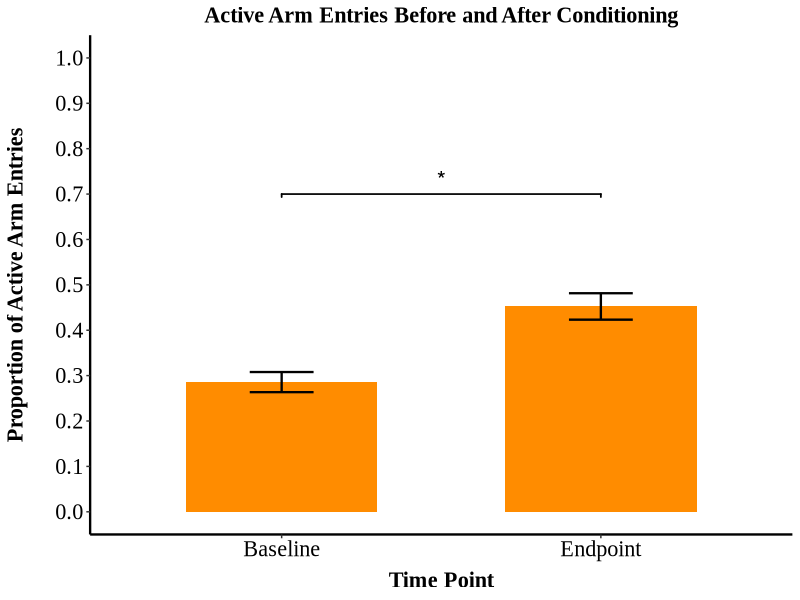
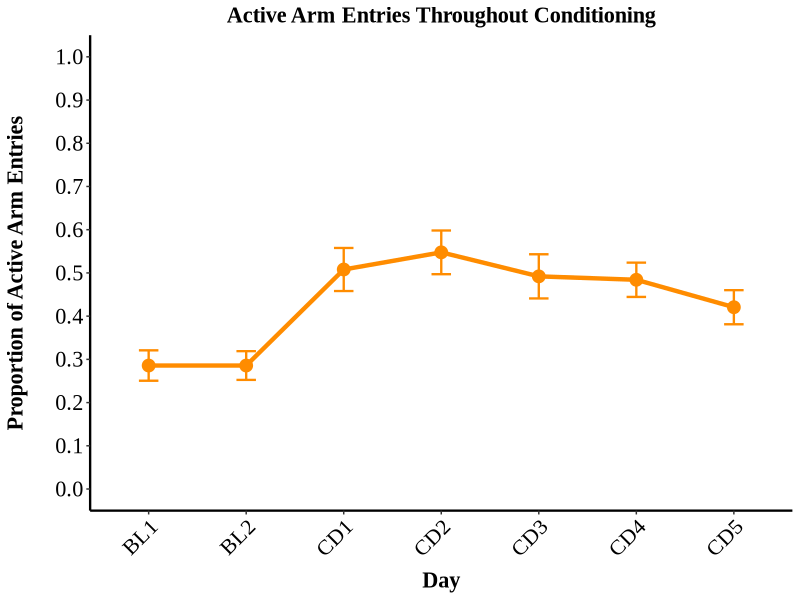
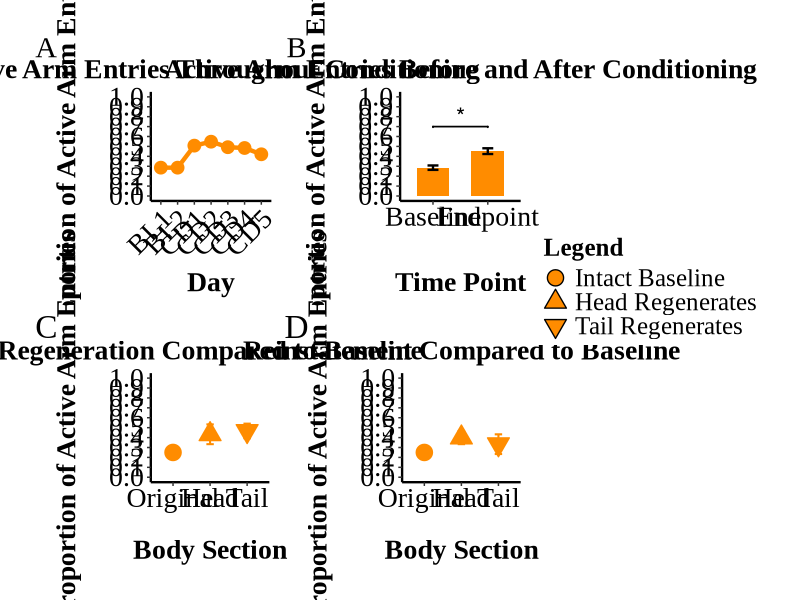
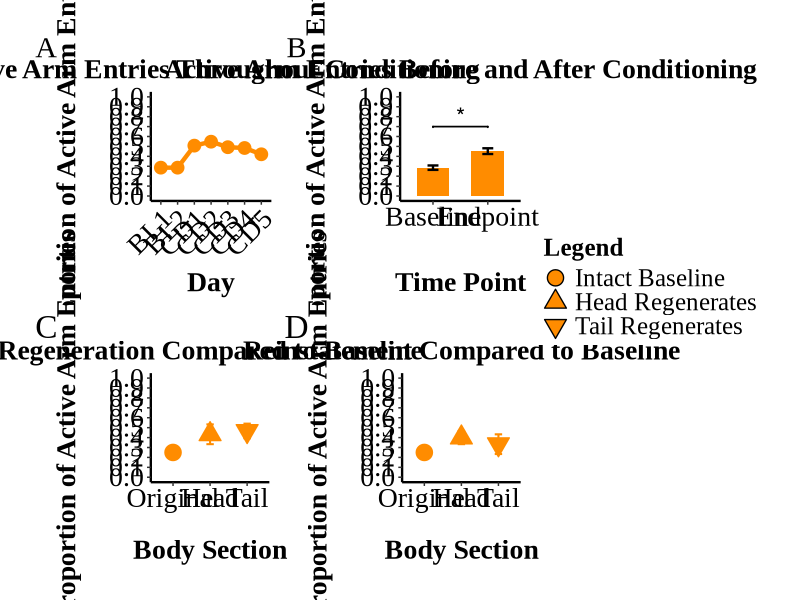

Here is the R script that generated these plots, in order:
# Planaria Y-Maze Analysis for Experiment 4
# Load required libraries
library(readr)
library(dplyr)
library(tidyverse)
library(ggsignif)
library(lme4)
library(emmeans)
library(grid)
library(gridExtra)
library(car)
library(ggplot2)
library(readxl)
library(patchwork) # For combining plots

# Read in the data
Exp4_full_data <- read_csv("Datasets/ExperimentFourFullData.csv")


#=================================================================
# Creating theme for all plots
#=================================================================

consistent_theme <- function() {
  theme_classic() +
    theme(
      text = element_text(family = "Times New Roman", size = 18),
      axis.title = element_text(size = 16, face = "bold"),
      axis.title.y = element_text(margin = margin(r = 20)),
      axis.title.x = element_text(margin = margin(t = 8)),
      axis.text = element_text(size = 16, color = "black"),
      legend.position = "top",
      legend.title = element_text(size = 16, face = "bold"),
      legend.text = element_text(size = 14),
      axis.line = element_line(color = "black", linewidth = 0.8),
      panel.grid = element_blank(),
      panel.background = element_rect(fill = "white"),
      panel.border = element_blank(),
      plot.title = element_text(hjust = 0.5, size = 16, face = "bold")
    )
}

#=================================================================
# PART 1: ANALYSIS OF INTACT SUBJECTS (PRE-REGENERATION)
#=================================================================

# Filter for original intact subjects (subjects with numeric IDs)
# Use grepl to identify purely numeric subject IDs
Orig_subjects <- Exp4_full_data %>%
  filter(grepl("^[0-9]+$", as.character(Subject)))

# Restructure data for intact analysis (comparing baseline vs endpoint)
Exp4_full_data_long <- Orig_subjects %>%
  mutate(across(ends_with("_arm_entries"), 
                ~as.numeric(as.character(.)))) %>%
  pivot_longer(
    cols = c(baseline_active_arm_entries, endpoint_active_arm_entries),
    names_to = "Time",
    values_to = "ActiveCount"
  ) %>%
  mutate(
    Time = factor(Time, 
                  levels = c("baseline_active_arm_entries", "endpoint_active_arm_entries"),
                  labels = c("Baseline", "Endpoint")),
    Subject = factor(Subject),
    # Since we only have one condition, create a dummy Condition variable
    Condition = "Drug",
    ActiveCount = if_else(!is.na(ActiveCount), 
                          as.integer(ActiveCount), 
                          NA_integer_)
  ) %>%
  mutate(
    TotalTrials = 6,
    InactiveCount = if_else(!is.na(ActiveCount),
                            TotalTrials - ActiveCount,
                            NA_integer_),
    ActiveArmProportion = if_else(!is.na(ActiveCount),
                                  ActiveCount / TotalTrials,
                                  NA_real_)
  ) %>%
  filter(is.na(ActiveCount) | ActiveCount <= TotalTrials)

# Convert to wide format for paired t-test
Exp4_wide_format <- Exp4_full_data_long %>%
  select(Subject, Time, ActiveArmProportion) %>%
  pivot_wider(
    names_from = Time,
    values_from = ActiveArmProportion
  )

# Display wide format data structure to verify
print("Wide format data structure:")
print(str(Exp4_wide_format))


#=================================
#apa formatted results
#================================

# Perform paired t-test
paired_ttest_model <- t.test(
  Exp4_wide_format$Baseline,
  Exp4_wide_format$Endpoint,
  paired = TRUE
)

# Calculate Cohen's d for paired t-test
t_value <- paired_ttest_model$statistic
df <- paired_ttest_model$parameter  # Extract degrees of freedom
n <- length(Exp4_wide_format$Baseline)
cohens_d <- t_value / sqrt(n)

# Format p-value according to APA style
p_formatted <- ifelse(paired_ttest_model$p.value < .001, "< .001", 
                      paste0("= ", gsub("0\\.", ".", round(paired_ttest_model$p.value, 3))))

# Create ttest_results dataframe with test statistic and degrees of freedom
ttest_results <- data.frame(
  contrast = "Baseline / Endpoint",
  t_statistic = t_value,
  df = df,
  cohens_d = abs(cohens_d),
  p.value = paired_ttest_model$p.value,
  apa_result = paste0("*t*(", round(df, 2), ") = ", round(t_value, 2), 
                      ", *d* = ", round(abs(cohens_d), 2), 
                      ", *p* ", p_formatted)
)

print(ttest_results)


# Convert wide format back to long for plotting
Exp4_plot_data <- Exp4_wide_format %>%
  pivot_longer(
    cols = c(Baseline, Endpoint),
    names_to = "Time",
    values_to = "ActiveArmProportion"
  ) %>%
  mutate(Time = factor(Time, levels = c("Baseline", "Endpoint")))

# Visualization 1: Bar plot with error bars
intact_plot <- Exp4_plot_data %>%
  group_by(Time) %>%
  summarise(
    mean_prop = mean(ActiveArmProportion, na.rm = TRUE),
    se = sd(ActiveArmProportion, na.rm = TRUE) / sqrt(n()),
    .groups = 'drop'
  ) %>%
  ggplot(aes(x = Time, y = mean_prop)) +
  geom_bar(stat = "identity", position = position_dodge(0.8), width = 0.6, 
           fill = "#FF8C00") + # Using the treatment color from original script
  geom_errorbar(aes(ymin = mean_prop - se, ymax = mean_prop + se),
                position = position_dodge(0.8), width = 0.2, linewidth = 0.8) +
  # Add significance annotation based on t-test result
  geom_signif(
    annotations = ifelse(paired_ttest_model$p.value < 0.05, "*", "ns"),
    xmin = 1, xmax = 2,
    y_position = 0.7,
    color = "black",
    size = 0.6,
    textsize = 6
  ) +
  labs(
    title = "Active Arm Entries Before and After Conditioning",
    y = "Proportion of Active Arm Entries",
    x = "Time Point"
  ) +
  scale_y_continuous(
    limits = c(0, 1),
    breaks = seq(0, 1, 0.1)
  ) +
  consistent_theme()

print(intact_plot)


#=================================================================
# PART 2: LEARNING ACROSS CONDITIONING DAYS
#=================================================================

# Reshape the data for plotting conditioning days
Exp4_full_data_long_days <- Orig_subjects %>%
  select(Subject,
         Baseline_day1, 
         Baseline_day2, 
         Conditioning_day1, 
         Conditioning_day2,
         Conditioning_day3, 
         Conditioning_day4, 
         Conditioning_day5) %>%
  pivot_longer(
    cols = c(Baseline_day1:Conditioning_day5),
    names_to = "TimePoint",
    values_to = "ActiveArmChoices"
  ) %>%
  mutate(
    TimePoint = factor(TimePoint,
                       levels = c("Baseline_day1", "Baseline_day2", 
                                  "Conditioning_day1", "Conditioning_day2", 
                                  "Conditioning_day3", "Conditioning_day4", 
                                  "Conditioning_day5"),
                       labels = c("BL1", "BL2", "CD1", "CD2", "CD3", "CD4", "CD5")),
    Subject = factor(Subject),
    Proportion = ActiveArmChoices / 3 # 3 trials per day
  )

# Create the learning curve visualization
learning_plot <- Exp4_full_data_long_days %>%
  group_by(TimePoint) %>%
  summarise(
    mean_prop = mean(Proportion, na.rm = TRUE),
    se = sd(Proportion, na.rm = TRUE) / sqrt(n()),
    .groups = 'drop'
  ) %>%
  ggplot(aes(x = TimePoint, y = mean_prop, group = 1)) +
  geom_line(linewidth = 1.5, color = "#FF8C00") +
  geom_point(size = 4, color = "#FF8C00") +
  geom_errorbar(aes(ymin = mean_prop - se, ymax = mean_prop + se),
                width = 0.2, linewidth = 0.8, color = "#FF8C00") +
  labs(
    title = "Active Arm Entries Throughout Conditioning",
    y = "Proportion of Active Arm Entries",
    x = "Day"
  ) +
  scale_y_continuous(
    limits = c(0, 1),
    breaks = seq(0, 1, 0.1)
  ) +
  consistent_theme() +
  theme(axis.text.x = element_text(angle = 45, hjust = 1))

print(learning_plot)


#=================================================================
# PART 3: COMPARING REGENERATED PARTS TO ORIGINAL BASELINE SCORES
#=================================================================

# First, identify only the subjects that were cut
cut_subjects <- Exp4_full_data %>%
  filter(grepl("^[0-9]+$", as.character(Subject)) & `Selected to be cut` == "Y") %>%
  mutate(Subject = as.character(Subject))  # Ensure Subject is character type

# Create a baseline scores dataset for ONLY the cut subjects
cut_subjects_baseline <- cut_subjects %>%
  mutate(
    BaselineProportion = baseline_active_arm_entries / 6,
    Subject = as.character(Subject)  # Ensure Subject is character type for joining
  )

# Print the subjects that were cut
print("Subjects that were cut:")
print(cut_subjects$Subject)
print(paste("Number of cut subjects:", nrow(cut_subjects)))

# Create a dataset linking original subjects to their regenerated parts
Original_to_regen <- Exp4_full_data %>%
  filter(grepl("[HT]$", Subject)) %>%
  mutate(
    OrigSubject = str_remove(Subject, "[HT]$"),  # Keep as character for joining
    BodyPart = str_extract(Subject, "[HT]$"),
    BodyPart = factor(BodyPart, levels = c("H", "T"), labels = c("Head", "Tail"))
  ) %>%
  # Only join with the cut subjects' baseline data
  inner_join(
    cut_subjects_baseline %>% 
      select(Subject, BaselineProportion),
    by = c("OrigSubject" = "Subject")
  )

# Print the regenerated parts and their original subjects
print("Regenerated parts and their original subjects:")
print(Original_to_regen %>% select(Subject, OrigSubject, BodyPart))
print(paste("Number of regenerated parts:", nrow(Original_to_regen)))

# Create datasets for the regeneration and reinstatement phases - UPDATED
Memory_test_comparison <- Original_to_regen %>%
  mutate(
    RegeneratedProportion = Regeneration_test_total / 3,
    Change = RegeneratedProportion - BaselineProportion
  )

# Create datasets for the reinstatement phases - UPDATED
Reinstatement_comparison <- Original_to_regen %>%
  mutate(
    ReinstatedProportion = Reinstatment_test_total / 3,
    Change = ReinstatedProportion - BaselineProportion
  )

# Verify we're using the same baseline values for both comparisons
print("Regeneration analysis - Mean baseline value:")
print(mean(Memory_test_comparison$BaselineProportion, na.rm = TRUE))

print("Reinstatement analysis - Mean baseline value:")
print(mean(Reinstatement_comparison$BaselineProportion, na.rm = TRUE))

# Prepare data for plotting with consistent format
# REGENERATION PLOT DATA
regen_plot_data <- rbind(
  # Original baseline data
  cut_subjects_baseline %>%
    mutate(BodyStatus = "Original") %>%
    select(BodyStatus, Proportion = BaselineProportion),
  
  # Head data
  Memory_test_comparison %>%
    filter(BodyPart == "Head") %>%
    mutate(BodyStatus = "Head") %>%
    select(BodyStatus, Proportion = RegeneratedProportion),
  
  # Tail data
  Memory_test_comparison %>%
    filter(BodyPart == "Tail") %>%
    mutate(BodyStatus = "Tail") %>%
    select(BodyStatus, Proportion = RegeneratedProportion)
)

# REINSTATEMENT PLOT DATA - using SAME original baseline data
reinstate_plot_data <- rbind(
  # Original baseline data - SAME AS ABOVE
  cut_subjects_baseline %>%
    mutate(BodyStatus = "Original") %>%
    select(BodyStatus, Proportion = BaselineProportion),
  
  # Head data
  Reinstatement_comparison %>%
    filter(BodyPart == "Head") %>%
    mutate(BodyStatus = "Head") %>%
    select(BodyStatus, Proportion = ReinstatedProportion),
  
  # Tail data
  Reinstatement_comparison %>%
    filter(BodyPart == "Tail") %>%
    mutate(BodyStatus = "Tail") %>%
    select(BodyStatus, Proportion = ReinstatedProportion)
)

# Set factor levels for proper ordering
regen_plot_data$BodyStatus <- factor(regen_plot_data$BodyStatus, 
                                     levels = c("Original", "Head", "Tail"))
reinstate_plot_data$BodyStatus <- factor(reinstate_plot_data$BodyStatus, 
                                         levels = c("Original", "Head", "Tail"))

# Calculate summary statistics for plotting
regen_summary <- regen_plot_data %>%
  group_by(BodyStatus) %>%
  summarise(
    mean_prop = mean(Proportion, na.rm = TRUE),
    se = sd(Proportion, na.rm = TRUE) / sqrt(sum(!is.na(Proportion))),
    .groups = 'drop'
  )

reinstate_summary <- reinstate_plot_data %>%
  group_by(BodyStatus) %>%
  summarise(
    mean_prop = mean(Proportion, na.rm = TRUE),
    se = sd(Proportion, na.rm = TRUE) / sqrt(sum(!is.na(Proportion))),
    .groups = 'drop'
  )




# Create baseline data frame
Baseline_scores <- cut_subjects_baseline %>%
  select(Subject, BaselineProportion)

# Create datasets for paired analysis
# For regeneration test
Regeneration_vs_baseline <- Memory_test_comparison %>%
  select(Subject, OrigSubject, BodyPart, RegeneratedProportion) %>%
  rename(ActiveProportion = RegeneratedProportion)

# For reinstatement test
Reinstatement_vs_baseline <- Reinstatement_comparison %>%
  select(Subject, OrigSubject, BodyPart, ReinstatedProportion) %>%
  rename(ActiveProportion = ReinstatedProportion)

# Reshape data for paired analysis - separate for Head and Tail
# For Regeneration
head_regeneration_paired <- Regeneration_vs_baseline %>%
  filter(BodyPart == "Head") %>%
  inner_join(Baseline_scores, by = c("OrigSubject" = "Subject")) %>%
  select(OrigSubject, ActiveProportion, BaselineProportion)

tail_regeneration_paired <- Regeneration_vs_baseline %>%
  filter(BodyPart == "Tail") %>%
  inner_join(Baseline_scores, by = c("OrigSubject" = "Subject")) %>%
  select(OrigSubject, ActiveProportion, BaselineProportion)

# For Reinstatement
head_reinstatement_paired <- Reinstatement_vs_baseline %>%
  filter(BodyPart == "Head") %>%
  inner_join(Baseline_scores, by = c("OrigSubject" = "Subject")) %>%
  select(OrigSubject, ActiveProportion, BaselineProportion)

tail_reinstatement_paired <- Reinstatement_vs_baseline %>%
  filter(BodyPart == "Tail") %>%
  inner_join(Baseline_scores, by = c("OrigSubject" = "Subject")) %>%
  select(OrigSubject, ActiveProportion, BaselineProportion)

# Perform paired t-tests
# For Regeneration
head_regeneration_test <- head_regeneration_paired %>%
  with(t.test(ActiveProportion, BaselineProportion, paired = TRUE))

tail_regeneration_test <- tail_regeneration_paired %>%
  with(t.test(ActiveProportion, BaselineProportion, paired = TRUE))

# For Reinstatement
head_reinstatement_test <- head_reinstatement_paired %>%
  with(t.test(ActiveProportion, BaselineProportion, paired = TRUE))

tail_reinstatement_test <- tail_reinstatement_paired %>%
  with(t.test(ActiveProportion, BaselineProportion, paired = TRUE))

# Print results
print("PAIRED T-TESTS RESULTS:")

print("Head Regeneration vs Original Baseline:")
print(head_regeneration_test)

print("Tail Regeneration vs Original Baseline:")
print(tail_regeneration_test)

print("Head Reinstatement vs Original Baseline:")
print(head_reinstatement_test)

print("Tail Reinstatement vs Original Baseline:")
print(tail_reinstatement_test)

# Calculate effect sizes (Cohen's d)
# For Head Regeneration
head_regeneration_d <- head_regeneration_paired %>%
  summarise(
    mean_diff = mean(ActiveProportion - BaselineProportion, na.rm = TRUE),
    sd_diff = sd(ActiveProportion - BaselineProportion, na.rm = TRUE),
    cohen_d = mean_diff / sd_diff,
    n = n()
  )

# For Tail Regeneration
tail_regeneration_d <- tail_regeneration_paired %>%
  summarise(
    mean_diff = mean(ActiveProportion - BaselineProportion, na.rm = TRUE),
    sd_diff = sd(ActiveProportion - BaselineProportion, na.rm = TRUE),
    cohen_d = mean_diff / sd_diff,
    n = n()
  )

# For Head Reinstatement
head_reinstatement_d <- head_reinstatement_paired %>%
  summarise(
    mean_diff = mean(ActiveProportion - BaselineProportion, na.rm = TRUE),
    sd_diff = sd(ActiveProportion - BaselineProportion, na.rm = TRUE),
    cohen_d = mean_diff / sd_diff,
    n = n()
  )

# For Tail Reinstatement
tail_reinstatement_d <- tail_reinstatement_paired %>%
  summarise(
    mean_diff = mean(ActiveProportion - BaselineProportion, na.rm = TRUE),
    sd_diff = sd(ActiveProportion - BaselineProportion, na.rm = TRUE),
    cohen_d = mean_diff / sd_diff,
    n = n()
  )

print("Effect sizes:")
print("Head Regeneration (Cohen's d):")
print(head_regeneration_d)

print("Tail Regeneration (Cohen's d):")
print(tail_regeneration_d)

print("Head Reinstatement (Cohen's d):")
print(head_reinstatement_d)

print("Tail Reinstatement (Cohen's d):")
print(tail_reinstatement_d)


# Create a function to format t-test results in APA style
format_apa_results <- function(test_name, t_test_result, paired_data) {
  # Extract t-value and degrees of freedom
  t_value <- t_test_result$statistic
  df <- t_test_result$parameter
  
  # Calculate Cohen's d for paired data
  n <- nrow(paired_data)
  mean_diff <- mean(paired_data$ActiveProportion - paired_data$BaselineProportion, na.rm = TRUE)
  sd_diff <- sd(paired_data$ActiveProportion - paired_data$BaselineProportion, na.rm = TRUE)
  cohens_d <- mean_diff / sd_diff
  
  # Format p-value according to APA style
  p_value <- t_test_result$p.value
  p_formatted <- ifelse(p_value < .001, "< .001", 
                        paste0("= ", gsub("0\\.", ".", round(p_value, 3))))
  
  # Create results dataframe
  result_df <- data.frame(
    contrast = test_name,
    t_statistic = t_value,
    df = df,
    cohens_d = abs(cohens_d),
    p.value = p_value,
    apa_result = paste0("*t*(", round(df, 2), ") = ", round(t_value, 2), 
                        ", *d* = ", round(abs(cohens_d), 2), 
                        ", *p* ", p_formatted)
  )
  
  return(result_df)
}

# Create APA-formatted results for each test
head_regen_apa <- format_apa_results(
  "Head Regeneration vs Baseline", 
  head_regeneration_test, 
  head_regeneration_paired
)

tail_regen_apa <- format_apa_results(
  "Tail Regeneration vs Baseline", 
  tail_regeneration_test, 
  tail_regeneration_paired
)

head_reinstate_apa <- format_apa_results(
  "Head Reinstatement vs Baseline", 
  head_reinstatement_test, 
  head_reinstatement_paired
)

tail_reinstate_apa <- format_apa_results(
  "Tail Reinstatement vs Baseline", 
  tail_reinstatement_test, 
  tail_reinstatement_paired
)

# Combine all results into a single dataframe
regen_reinstate_results <- rbind(
  head_regen_apa,
  tail_regen_apa,
  head_reinstate_apa,
  tail_reinstate_apa
)

# Print the combined results
print(regen_reinstate_results)

# For easy referencing in inline code within Quarto
# These variables can be used with `r head_regen_result` etc. in your Quarto document
head_regen_result <- head_regen_apa$apa_result
tail_regen_result <- tail_regen_apa$apa_result
head_reinstate_result <- head_reinstate_apa$apa_result
tail_reinstate_result <- tail_reinstate_apa$apa_result

# Also save detailed result objects that you can reference for specific values
head_regen_details <- head_regen_apa
tail_regen_details <- tail_regen_apa
head_reinstate_details <- head_reinstate_apa
tail_reinstate_details <- tail_reinstate_apa


#=================================================================
# PART 4: Regeneration and Reinstatement Plots
#=================================================================

# Create a dataset for all four conditions
combined_data <- bind_rows(
  # Head Regeneration
  head_regeneration_paired %>%
    mutate(
      BodyPart = "Head",
      Phase = "Regeneration",
      Original = BaselineProportion,
      Regenerated = ActiveProportion
    ) %>%
    select(OrigSubject, BodyPart, Phase, Original, Regenerated),
  
  # Tail Regeneration
  tail_regeneration_paired %>%
    mutate(
      BodyPart = "Tail",
      Phase = "Regeneration",
      Original = BaselineProportion,
      Regenerated = ActiveProportion
    ) %>%
    select(OrigSubject, BodyPart, Phase, Original, Regenerated),
  
  # Head Reinstatement
  head_reinstatement_paired %>%
    mutate(
      BodyPart = "Head",
      Phase = "Reinstatement",
      Original = BaselineProportion,
      Regenerated = ActiveProportion
    ) %>%
    select(OrigSubject, BodyPart, Phase, Original, Regenerated),
  
  # Tail Reinstatement
  tail_reinstatement_paired %>%
    mutate(
      BodyPart = "Tail",
      Phase = "Reinstatement",
      Original = BaselineProportion,
      Regenerated = ActiveProportion
    ) %>%
    select(OrigSubject, BodyPart, Phase, Original, Regenerated)
)

# Reshape to long format for plotting
combined_long <- combined_data %>%
  pivot_longer(
    cols = c(Original, Regenerated),
    names_to = "Measurement",
    values_to = "Proportion"
  ) %>%
  mutate(
    BodyPart = factor(BodyPart, levels = c("Head", "Tail")),
    Phase = factor(Phase, levels = c("Regeneration", "Reinstatement")),
    Measurement = factor(Measurement, levels = c("Original", "Regenerated"))
  )


# Create a more visually appealing theme that matches the desired output
publication_theme <- function() {
  theme_classic() +
    theme(
      text = element_text(family = "Times New Roman", size = 14),
      axis.title = element_text(size = 18, face = "bold"),
      axis.title.y = element_text(margin = margin(r = 20)),
      axis.text = element_text(size = 116, color = "black"),
      legend.position = c(0.85, 0.85),
      legend.background = element_rect(fill = "white", color = NA),
      legend.key = element_rect(fill = "white", color = NA),
      legend.title = element_text(size = 16, face = "bold"),
      legend.text = element_text(size = 14),
      axis.line = element_line(color = "black", linewidth = 0.8),
      panel.grid.major.x = element_blank(),
      panel.grid.major.y = element_line(color = "lightgray", linetype = "dashed"),
      panel.grid.minor = element_blank(),
      panel.background = element_rect(fill = "white"),
      panel.border = element_blank(),
      plot.title = element_text(hjust = 0.5, size = 16, face = "bold")
    )
}


# Create an improved version of the regeneration plot
regeneration_plot <- ggplot(regen_summary, aes(x = BodyStatus, y = mean_prop)) +
  # Add error bars
  geom_errorbar(
    aes(ymin = mean_prop - se, ymax = mean_prop + se, color = BodyStatus),
    width = 0.2, 
    linewidth = 0.7,
    position = position_dodge(0.9)
  ) +
  # Add points with custom shapes - ADD FILL AESTHETIC
  geom_point(
    aes(shape = BodyStatus, color = BodyStatus, fill = BodyStatus),  # Added fill aesthetic
    size = 5,
    stroke = 0.7
  ) +
  # Set shapes manually
  scale_shape_manual(
    name = "Body Status",
    values = c(
      "Original" = 21,  # Circle
      "Head" = 24,      # Triangle
      "Tail" = 25       # CHANGED to 24 (filled triangle down) instead of 25
    ),
    labels = c(
      "Original" = "Intact Baseline",
      "Head" = "Head Regenerates",
      "Tail" = "Tail Regenerates"
    )
  ) +
  # Set colors manually
  scale_color_manual(
    name = "Body Status",
    values = c(
      "Original" = "#FF8C00", 
      "Head" = "#FF8C00",
      "Tail" = "#FF8C00"
    ),
    labels = c(
      "Original" = "Intact Baseline",
      "Head" = "Head Regenerates",
      "Tail" = "Tail Regenerates"
    )
  ) +
  # Add fill scale with the same colors
  scale_fill_manual(
    name = "Body Status",
    values = c(
      "Original" = "#FF8C00", 
      "Head" = "#FF8C00",
      "Tail" = "#FF8C00"
    ),
    labels = c(
      "Original" = "Intact Baseline",
      "Head" = "Head Regenerates",
      "Tail" = "Tail Regenerates"
    )
  ) +
  # Labels
  labs(
    title = "Regeneration Compared to Baseline",
    y = "Proportion of Active Arm Entries",
    x = "Body Section"
  ) +
  # Y-axis limits
  scale_y_continuous(
    limits = c(0, 1),
    breaks = seq(0, 1, 0.1)
  ) +
  # Apply publication theme
  theme_classic() +
  theme(
    text = element_text(family = "Times New Roman", size = 20),
    axis.title = element_text(size = 20, face = "bold"),
    axis.title.y = element_text(margin = margin(r = 20)),
    axis.title.x = element_text(margin = margin(t = 20)),
    axis.text = element_text(size = 12, color = "black"),
    legend.position = "right",
    legend.background = element_rect(fill = "white", color = NA),
    legend.key = element_rect(fill = "white", color = NA),
    legend.title = element_text(size = 14, face = "bold"),
    legend.text = element_text(size = 12),
    axis.line = element_line(color = "black", linewidth = 0.8),
    panel.grid.major = element_blank(),
    panel.grid.minor = element_blank(),
    panel.background = element_rect(fill = "white"),
    panel.border = element_blank(),
    plot.title = element_text(hjust = 0.5, size = 16, face = "bold")
  ) +
  # Combine duplicate legends (color, fill, and shape) into one
  guides(
    color = guide_legend(title = "Body Section", override.aes = list(size = 5)),
    fill = "none",  # Hide duplicate legend
    shape = "none"  # Hide duplicate legend
  )

# Create an improved version of the reinstatement plot
reinstatement_plot <- ggplot(reinstate_summary, aes(x = BodyStatus, y = mean_prop)) +
  # Add error bars
  geom_errorbar(
    aes(ymin = mean_prop - se, ymax = mean_prop + se, color = BodyStatus),
    width = 0.2, 
    linewidth = 0.7,
    position = position_dodge(0.9)
  ) +
  # Add points with custom shapes - ADD FILL AESTHETIC
  geom_point(
    aes(shape = BodyStatus, color = BodyStatus, fill = BodyStatus),  # Added fill aesthetic
    size = 5,
    stroke = 0.7
  ) +
  # Set shapes manually
  scale_shape_manual(
    name = "Body Section",
    values = c(
      "Original" = 21,  # Circle
      "Head" = 24,      # Triangle
      "Tail" = 25       # CHANGED to 24 (filled triangle down) instead of 25
    ),
    labels = c(
      "Original" = "Intact Baseline",
      "Head" = "Head Regenerates",
      "Tail" = "Tail Regenerates"
    )
  ) +
  # Set colors manually
  scale_color_manual(
    name = "Body Section",
    values = c(
      "Original" = "#FF8C00", 
      "Head" = "#FF8C00",
      "Tail" = "#FF8C00"
    ),
    labels = c(
      "Original" = "Intact Baseline",
      "Head" = "Head Regenerates",
      "Tail" = "Tail Regenerates"
    )
  ) +
  # Add fill scale with the same colors
  scale_fill_manual(
    name = "Body Section",
    values = c(
      "Original" = "#FF8C00", 
      "Head" = "#FF8C00",
      "Tail" = "#FF8C00"
    ),
    labels = c(
      "Original" = "Intact Baseline",
      "Head" = "Head Regenerates",
      "Tail" = "Tail Regenerates"
    )
  ) +
  # Labels
  labs(
    title = "Reinstatement Compared to Baseline",
    y = "Proportion of Active Arm Entries",
    x = "Body Section"
  ) +
  # Y-axis limits
  scale_y_continuous(
    limits = c(0, 1),
    breaks = seq(0, 1, 0.1)
  ) +
  # Apply publication theme
  theme_classic() +
  theme(
    text = element_text(family = "Times New Roman", size = 20),
    axis.title = element_text(size = 20, face = "bold"),
    axis.title.y = element_text(margin = margin(r = 20)),
    axis.title.x = element_text(margin = margin(t = 20)),
    axis.text = element_text(size = 12, color = "black"),
    legend.position = "right",
    legend.background = element_rect(fill = "white", color = NA),
    legend.key = element_rect(fill = "white", color = NA),
    legend.title = element_text(size = 18, face = "bold"),
    legend.text = element_text(size = 18),
    axis.line = element_line(color = "black", linewidth = 0.8),
    panel.grid.major = element_blank(),
    panel.grid.minor = element_blank(),
    panel.background = element_rect(fill = "white"),
    panel.border = element_blank(),
    plot.title = element_text(hjust = 0.5, size = 16, face = "bold")
  ) +
  # Combine duplicate legends (color, fill, and shape) into one
  guides(
    color = guide_legend(title = "Body Status", override.aes = list(size = 5)),
    fill = "none",  # Hide duplicate legend
    shape = "none"  # Hide duplicate legend
  )




#=======================================================================
# PART 5: Combined visualisation of both conditioning and regeneration
#=======================================================================

#### removing the uneeded legends

# Remvoe legend from one of the grapghs
reinstatement_plot_no_legend <- reinstatement_plot +
  theme(legend.position = "none")

learning_plot_no_legend <- learning_plot + 
  theme(legend.position = "none")

intact_plot_no_legend <- intact_plot + 
  theme(legend.position = "none")

regeneration_plot_no_legend <- regeneration_plot + 
  theme(legend.position = "none")

# Apply theme to each individual plot
learning_plot_no_legend <- learning_plot_no_legend +
  theme(
    axis.text = element_text(size = 20, color = "black"),
    axis.title = element_text(size = 20),
    plot.title = element_text(size = 20, face = "bold", family = "Times New Roman") 
  )

intact_plot_no_legend <- intact_plot_no_legend +
  theme(
    axis.text = element_text(size = 20, color = "black"),
    axis.title = element_text(size = 20),
    plot.title = element_text(size = 20, face = "bold", family = "Times New Roman") 
  )

regeneration_plot_no_legend <- regeneration_plot_no_legend +
  theme(
    axis.text = element_text(size = 20, color = "black"),
    axis.title = element_text(size = 20),
    plot.title = element_text(size = 20, face = "bold", family = "Times New Roman") 
  )

reinstatement_plot <- reinstatement_plot +
  theme(
    axis.text = element_text(size = 20, color = "black"),
    axis.title = element_text(size = 20),
    plot.title = element_text(size = 20, face = "bold", family = "Times New Roman") 
  )

##### Ordering the legend

reinstatement_plot_ordered <- reinstatement_plot +
  theme(
    axis.text = element_text(size = 20, color = "black"),
    axis.title = element_text(size = 20),
    plot.title = element_text(size = 20, face = "bold", family = "Times New Roman")) +
  guides(
    # Set up the shape legend
    shape = guide_legend(
      order = 2, 
      title = "Legend",
      override.aes = list(stroke = 0.7, size = 5, color = "black", fill = "#FF8C00")
    ),
    color = "none"  # Hide separate color legend since it's redundant
    )

combined_figure <- (learning_plot_no_legend + intact_plot_no_legend) / 
  (regeneration_plot_no_legend + reinstatement_plot_ordered) +
  plot_layout(
    guides = "collect",
    widths = c(1, 1),
    heights = c(0.7, 0.7)
  ) +
  plot_annotation(
    tag_levels = 'A',
    theme = theme(
      plot.tag = element_text(face = "bold", size = 20, family = "Times New Roman"),
      plot.margin = margin(t = 20, r = 20, b = 20, l = 20)
    )
  )


print(combined_figure)


# Save the panel
ggsave("Exp4_combined_figure.png", combined_figure, 
       width = 18, height = 16, dpi = 300) 


#=======================================================================
# PART 6: Extra descriptive information
#=======================================================================


# Looking for the spread of initial baseline preferences. 

Prefered_arm_count <- Exp4_full_data %>% filter(Subject %in% (1:42)) %>% count(Prefered_arm)

Active_arm_count <- Exp4_full_data %>% filter(Subject %in% (1:42)) %>% count(`Active arm`)

Left_active_arm_count <- Active_arm_count %>% filter(`Active arm` == "L") %>% pull(n)
Right_active_arm_count <- Active_arm_count %>% filter(`Active arm` == "R") %>% pull(n)


# Finding endpoint group mean

exp4_endpoint_mean <- Exp4_full_data_long %>% filter(Time %in% "Endpoint") %>% summarize(mean_entries = mean(ActiveArmProportion))
